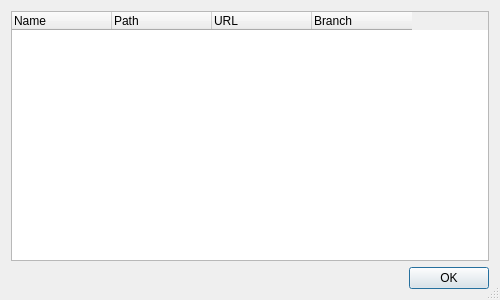
<?xml version="1.0" encoding="UTF-8"?>
<ui version="4.0">
 <class>GitSubmodulesListDialog</class>
 <widget class="QDialog" name="GitSubmodulesListDialog">
  <property name="geometry">
   <rect>
    <x>0</x>
    <y>0</y>
    <width>500</width>
    <height>300</height>
   </rect>
  </property>
  <property name="windowTitle">
   <string>Defined Submodules</string>
  </property>
  <property name="sizeGripEnabled">
   <bool>true</bool>
  </property>
  <layout class="QVBoxLayout" name="verticalLayout">
   <item>
    <widget class="QTreeWidget" name="submodulesList">
     <property name="alternatingRowColors">
      <bool>true</bool>
     </property>
     <property name="rootIsDecorated">
      <bool>false</bool>
     </property>
     <property name="itemsExpandable">
      <bool>false</bool>
     </property>
     <property name="expandsOnDoubleClick">
      <bool>false</bool>
     </property>
     <attribute name="headerStretchLastSection">
      <bool>false</bool>
     </attribute>
     <column>
      <property name="text">
       <string>Name</string>
      </property>
     </column>
     <column>
      <property name="text">
       <string>Path</string>
      </property>
     </column>
     <column>
      <property name="text">
       <string>URL</string>
      </property>
     </column>
     <column>
      <property name="text">
       <string>Branch</string>
      </property>
     </column>
    </widget>
   </item>
   <item>
    <widget class="QDialogButtonBox" name="buttonBox">
     <property name="orientation">
      <enum>Qt::Horizontal</enum>
     </property>
     <property name="standardButtons">
      <set>QDialogButtonBox::Ok</set>
     </property>
    </widget>
   </item>
  </layout>
 </widget>
 <resources/>
 <connections>
  <connection>
   <sender>buttonBox</sender>
   <signal>accepted()</signal>
   <receiver>GitSubmodulesListDialog</receiver>
   <slot>accept()</slot>
   <hints>
    <hint type="sourcelabel">
     <x>248</x>
     <y>254</y>
    </hint>
    <hint type="destinationlabel">
     <x>157</x>
     <y>274</y>
    </hint>
   </hints>
  </connection>
  <connection>
   <sender>buttonBox</sender>
   <signal>rejected()</signal>
   <receiver>GitSubmodulesListDialog</receiver>
   <slot>reject()</slot>
   <hints>
    <hint type="sourcelabel">
     <x>316</x>
     <y>260</y>
    </hint>
    <hint type="destinationlabel">
     <x>286</x>
     <y>274</y>
    </hint>
   </hints>
  </connection>
 </connections>
</ui>
